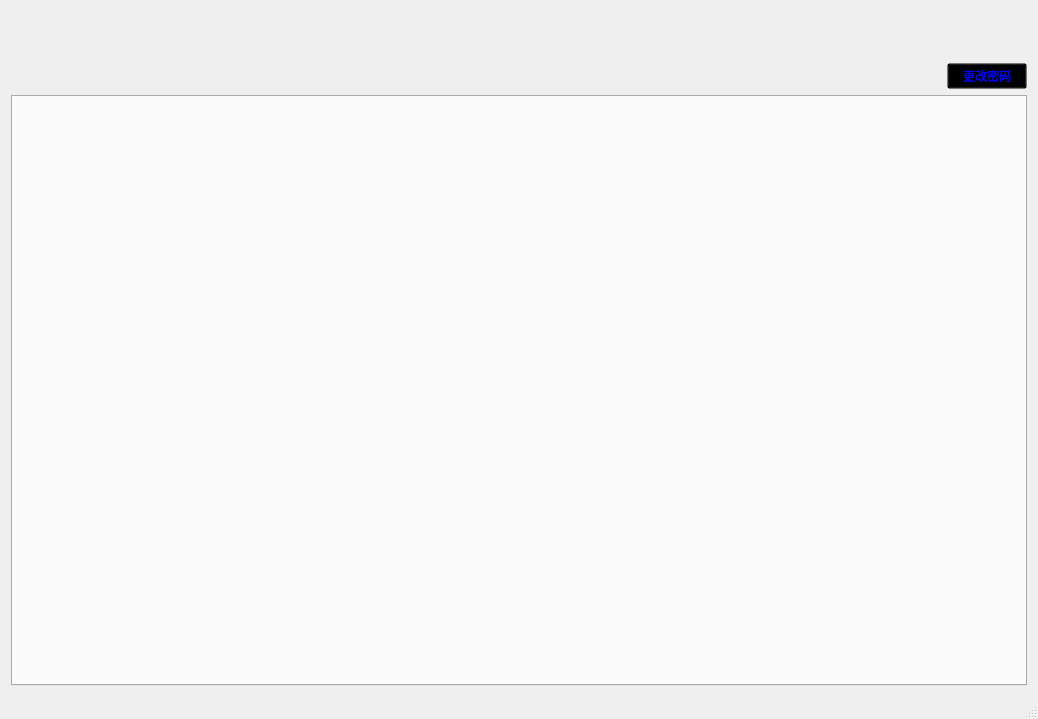
<?xml version="1.0" encoding="UTF-8"?>
<ui version="4.0">
 <class>MainWindow</class>
 <widget class="QMainWindow" name="MainWindow">
  <property name="geometry">
   <rect>
    <x>0</x>
    <y>0</y>
    <width>1038</width>
    <height>719</height>
   </rect>
  </property>
  <property name="windowTitle">
   <string>MainWindow</string>
  </property>
  <widget class="QWidget" name="centralWidget">
   <layout class="QVBoxLayout" name="verticalLayout_3">
    <item>
     <layout class="QVBoxLayout" name="verticalLayout_2">
      <item>
       <layout class="QHBoxLayout" name="horizontalLayout">
        <item>
         <widget class="QLabel" name="labelIcoImage">
          <property name="minimumSize">
           <size>
            <width>491</width>
            <height>78</height>
           </size>
          </property>
          <property name="maximumSize">
           <size>
            <width>16777215</width>
            <height>78</height>
           </size>
          </property>
          <property name="styleSheet">
           <string notr="true">image: url(:/image/image/header.png);</string>
          </property>
          <property name="text">
           <string/>
          </property>
         </widget>
        </item>
        <item>
         <spacer name="horizontalSpacer">
          <property name="orientation">
           <enum>Qt::Horizontal</enum>
          </property>
          <property name="sizeHint" stdset="0">
           <size>
            <width>40</width>
            <height>20</height>
           </size>
          </property>
         </spacer>
        </item>
        <item>
         <layout class="QVBoxLayout" name="verticalLayout">
          <item>
           <spacer name="verticalSpacer">
            <property name="orientation">
             <enum>Qt::Vertical</enum>
            </property>
            <property name="sizeType">
             <enum>QSizePolicy::Maximum</enum>
            </property>
            <property name="sizeHint" stdset="0">
             <size>
              <width>20</width>
              <height>52</height>
             </size>
            </property>
           </spacer>
          </item>
          <item>
           <widget class="QPushButton" name="pushButton">
            <property name="styleSheet">
             <string notr="true">QPushButton:hover
{
    color:skyblue;
}
QPushButton
{
background-color:transparent;
color:blue;
}</string>
            </property>
            <property name="text">
             <string>更改密码</string>
            </property>
           </widget>
          </item>
         </layout>
        </item>
       </layout>
      </item>
      <item>
       <widget class="QTabWidget" name="tabWidgetTotal">
        <property name="minimumSize">
         <size>
          <width>0</width>
          <height>0</height>
         </size>
        </property>
        <property name="maximumSize">
         <size>
          <width>16777215</width>
          <height>16777215</height>
         </size>
        </property>
        <property name="currentIndex">
         <number>-1</number>
        </property>
       </widget>
      </item>
     </layout>
    </item>
   </layout>
  </widget>
  <widget class="QMenuBar" name="menuBar">
   <property name="geometry">
    <rect>
     <x>0</x>
     <y>0</y>
     <width>1038</width>
     <height>22</height>
    </rect>
   </property>
  </widget>
  <widget class="QStatusBar" name="statusBar"/>
 </widget>
 <layoutdefault spacing="6" margin="11"/>
 <resources/>
 <connections/>
</ui>
